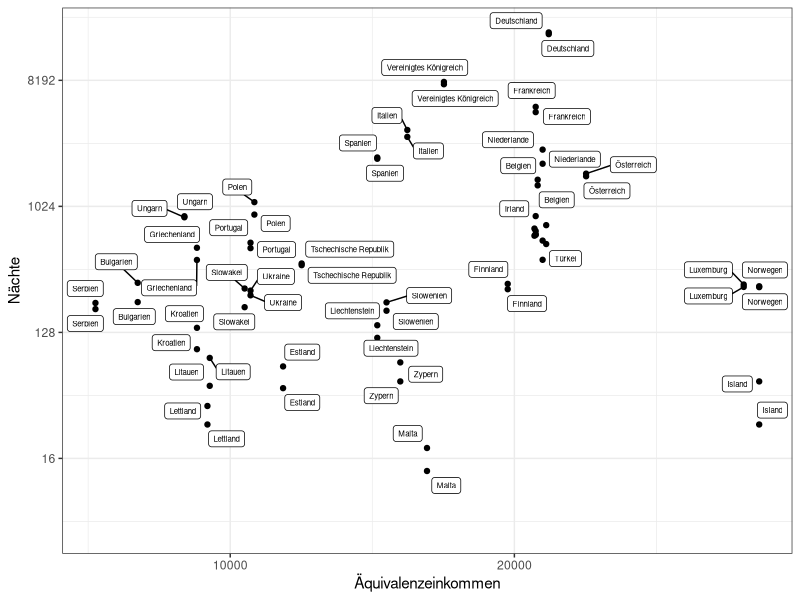

This figure's R source: (Note: this script raises an error after producing the figure.)


library(tidyverse) ; library(ggrepel)
# Lade Tourismus Daten
tour <- read_csv('_sessions/PlottingIII/1_Data/Tourismus.csv') 
europa <- read_csv('_sessions/PlottingIII/1_Data/Europa.csv') 
# Verbinde Nächte mit Äquivalenzeinkommen
tour %>%
  mutate(Nächte = Besucher * Dauer) %>%
  left_join(europa) %>%
  ggplot(aes(x = Äquivalenzeinkommen, 
             y = Nächte,
             label = Land)) +
  scale_y_continuous(trans = 'log2') + 
  geom_point() +
  geom_label_repel(size = 2) +
  theme_bw()


tour <- read_csv('_sessions/PlottingIII/1_Data/Tourismus.csv') 
europa <- read_csv('_sessions/PlottingIII/1_Data/Europa.csv') 
tour %>%
  mutate(Nächte = Besucher * Dauer) %>%
  left_join(europa) %>%
  write_csv('1_Data/tourismus_basel.csv')
